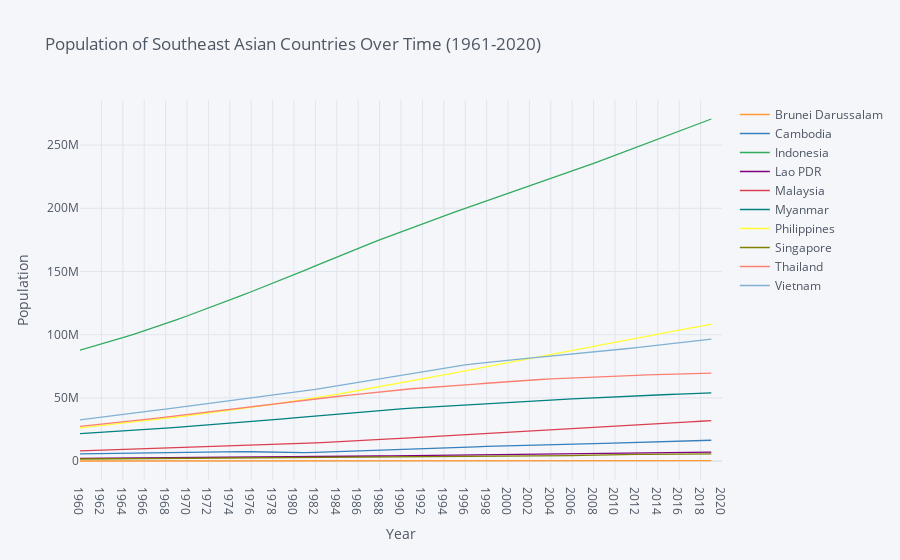

Notebook code for this chart:
### Markdown cell above
### [#C] Other Visualization Tools

### Code cell
# Graphing Population of Southeast Asian Countries Over Time (1961-2020) using World Band data

se_countries = {'BRN': 'Brunei Darussalam',
                'KHM': 'Cambodia',
                'IDN': 'Indonesia',
                'LAO': 'Laos',
                'MYS': 'Malaysia',
                'MMR': 'Myanmar',
                'PHL': 'Philippines',
                'THA': 'Thailand',
                'VNM': 'Viet Nam',
                'SGP': 'Singapore',
               }

variable_labels = {"SP.POP.TOTL":"World Population"}
se_population = wbdata.get_dataframe(variable_labels, country = se_countries).squeeze()

se_population = se_population.unstack('country')


se_population.iplot(title="Population of Southeast Asian Countries Over Time (1961-2020)",xTitle='Year',yTitle='Population')
